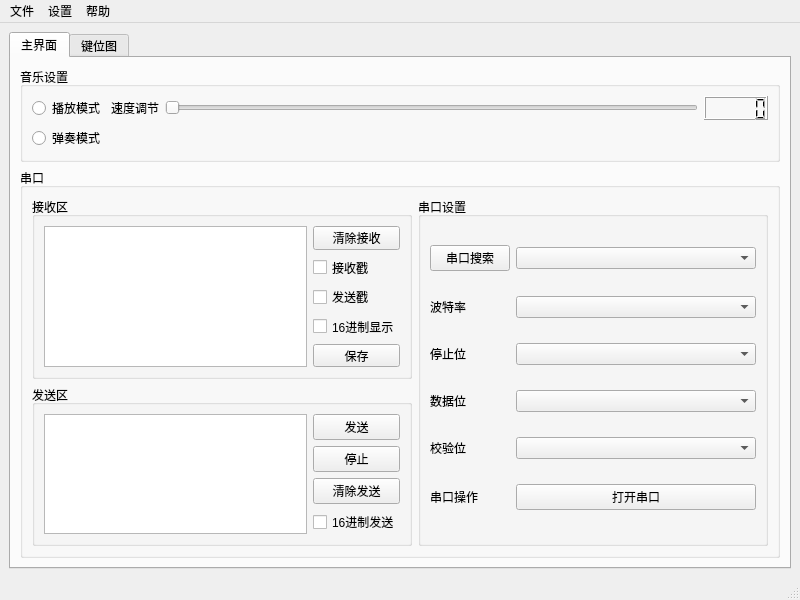
<?xml version="1.0" encoding="UTF-8"?>
<ui version="4.0">
 <class>music</class>
 <widget class="QMainWindow" name="music">
  <property name="geometry">
   <rect>
    <x>0</x>
    <y>0</y>
    <width>800</width>
    <height>600</height>
   </rect>
  </property>
  <property name="minimumSize">
   <size>
    <width>800</width>
    <height>600</height>
   </size>
  </property>
  <property name="windowTitle">
   <string>Music</string>
  </property>
  <widget class="QWidget" name="centralwidget">
   <layout class="QHBoxLayout" name="horizontalLayout_5">
    <item>
     <widget class="QTabWidget" name="tabWidget">
      <property name="styleSheet">
       <string notr="true"/>
      </property>
      <property name="currentIndex">
       <number>0</number>
      </property>
      <widget class="QWidget" name="tab_main">
       <attribute name="title">
        <string>主界面</string>
       </attribute>
       <layout class="QVBoxLayout" name="verticalLayout_4">
        <item>
         <widget class="QGroupBox" name="groupBox_music">
          <property name="title">
           <string>音乐设置</string>
          </property>
          <layout class="QGridLayout" name="gridLayout_2">
           <item row="0" column="0">
            <widget class="QRadioButton" name="radioButton_notes">
             <property name="text">
              <string>播放模式</string>
             </property>
            </widget>
           </item>
           <item row="0" column="1">
            <layout class="QHBoxLayout" name="horizontalLayout_3">
             <item>
              <widget class="QLabel" name="label_speed">
               <property name="text">
                <string>速度调节</string>
               </property>
              </widget>
             </item>
             <item>
              <widget class="QSlider" name="horizontalSlider_speed">
               <property name="orientation">
                <enum>Qt::Horizontal</enum>
               </property>
              </widget>
             </item>
             <item>
              <widget class="QLCDNumber" name="lcdNumber_speed"/>
             </item>
            </layout>
           </item>
           <item row="1" column="0">
            <widget class="QRadioButton" name="radioButton_piano">
             <property name="text">
              <string>弹奏模式</string>
             </property>
            </widget>
           </item>
           <item row="1" column="1">
            <widget class="QLabel" name="label_2">
             <property name="text">
              <string/>
             </property>
            </widget>
           </item>
          </layout>
         </widget>
        </item>
        <item>
         <widget class="QGroupBox" name="groupBox_serial">
          <property name="sizePolicy">
           <sizepolicy hsizetype="Expanding" vsizetype="Expanding">
            <horstretch>0</horstretch>
            <verstretch>0</verstretch>
           </sizepolicy>
          </property>
          <property name="title">
           <string>串口</string>
          </property>
          <layout class="QHBoxLayout" name="horizontalLayout_4">
           <item>
            <layout class="QVBoxLayout" name="verticalLayout_3">
             <item>
              <widget class="QGroupBox" name="groupBox_receive">
               <property name="title">
                <string>接收区</string>
               </property>
               <layout class="QHBoxLayout" name="horizontalLayout_2">
                <item>
                 <widget class="QTextEdit" name="textEdit_receive">
                  <property name="sizePolicy">
                   <sizepolicy hsizetype="Expanding" vsizetype="Expanding">
                    <horstretch>0</horstretch>
                    <verstretch>0</verstretch>
                   </sizepolicy>
                  </property>
                 </widget>
                </item>
                <item>
                 <layout class="QVBoxLayout" name="verticalLayout">
                  <item>
                   <widget class="QPushButton" name="pushButton_receive_clear">
                    <property name="text">
                     <string>清除接收</string>
                    </property>
                   </widget>
                  </item>
                  <item>
                   <widget class="QCheckBox" name="checkBox_time_r">
                    <property name="text">
                     <string>接收戳</string>
                    </property>
                   </widget>
                  </item>
                  <item>
                   <widget class="QCheckBox" name="checkBox_time_s">
                    <property name="text">
                     <string>发送戳</string>
                    </property>
                   </widget>
                  </item>
                  <item>
                   <widget class="QCheckBox" name="checkBox_receive16">
                    <property name="text">
                     <string>16进制显示</string>
                    </property>
                   </widget>
                  </item>
                  <item>
                   <widget class="QPushButton" name="pushButton_save">
                    <property name="text">
                     <string>保存</string>
                    </property>
                   </widget>
                  </item>
                 </layout>
                </item>
               </layout>
              </widget>
             </item>
             <item>
              <widget class="QGroupBox" name="groupBox_6">
               <property name="title">
                <string>发送区</string>
               </property>
               <layout class="QHBoxLayout" name="horizontalLayout">
                <item>
                 <widget class="QTextEdit" name="textEdit_send">
                  <property name="sizePolicy">
                   <sizepolicy hsizetype="Expanding" vsizetype="Expanding">
                    <horstretch>0</horstretch>
                    <verstretch>0</verstretch>
                   </sizepolicy>
                  </property>
                 </widget>
                </item>
                <item>
                 <layout class="QVBoxLayout" name="verticalLayout_2">
                  <item>
                   <widget class="QPushButton" name="pushButton_send">
                    <property name="text">
                     <string>发送</string>
                    </property>
                   </widget>
                  </item>
                  <item>
                   <widget class="QPushButton" name="pushButton_stop">
                    <property name="text">
                     <string>停止</string>
                    </property>
                   </widget>
                  </item>
                  <item>
                   <widget class="QPushButton" name="pushButton_send_clear">
                    <property name="text">
                     <string>清除发送</string>
                    </property>
                   </widget>
                  </item>
                  <item>
                   <widget class="QCheckBox" name="checkBox_send16">
                    <property name="text">
                     <string>16进制发送</string>
                    </property>
                   </widget>
                  </item>
                 </layout>
                </item>
               </layout>
              </widget>
             </item>
            </layout>
           </item>
           <item>
            <widget class="QGroupBox" name="groupBox_port_setting">
             <property name="sizePolicy">
              <sizepolicy hsizetype="Maximum" vsizetype="Preferred">
               <horstretch>0</horstretch>
               <verstretch>0</verstretch>
              </sizepolicy>
             </property>
             <property name="minimumSize">
              <size>
               <width>350</width>
               <height>0</height>
              </size>
             </property>
             <property name="title">
              <string>串口设置</string>
             </property>
             <layout class="QGridLayout" name="gridLayout">
              <item row="1" column="0">
               <widget class="QLabel" name="label_baud_rate">
                <property name="text">
                 <string>波特率</string>
                </property>
               </widget>
              </item>
              <item row="1" column="1" colspan="2">
               <widget class="QComboBox" name="comboBox_baud_rate"/>
              </item>
              <item row="2" column="0">
               <widget class="QLabel" name="label_stop_bit">
                <property name="text">
                 <string>停止位</string>
                </property>
               </widget>
              </item>
              <item row="2" column="1" colspan="2">
               <widget class="QComboBox" name="comboBox_stop_bit"/>
              </item>
              <item row="3" column="0">
               <widget class="QLabel" name="label_data_bit">
                <property name="text">
                 <string>数据位</string>
                </property>
               </widget>
              </item>
              <item row="3" column="1" colspan="2">
               <widget class="QComboBox" name="comboBox_data_bit"/>
              </item>
              <item row="4" column="0">
               <widget class="QLabel" name="label_check_bit">
                <property name="text">
                 <string>校验位</string>
                </property>
               </widget>
              </item>
              <item row="4" column="1" colspan="2">
               <widget class="QComboBox" name="comboBox_check_bit"/>
              </item>
              <item row="5" column="0">
               <widget class="QLabel" name="label_operation">
                <property name="text">
                 <string>串口操作</string>
                </property>
               </widget>
              </item>
              <item row="5" column="1" colspan="2">
               <widget class="QPushButton" name="pushButton_on_off">
                <property name="text">
                 <string>打开串口</string>
                </property>
               </widget>
              </item>
              <item row="0" column="0">
               <widget class="QPushButton" name="pushButton_search_port">
                <property name="sizePolicy">
                 <sizepolicy hsizetype="Maximum" vsizetype="Fixed">
                  <horstretch>0</horstretch>
                  <verstretch>0</verstretch>
                 </sizepolicy>
                </property>
                <property name="text">
                 <string>串口搜索</string>
                </property>
               </widget>
              </item>
              <item row="0" column="1" colspan="2">
               <widget class="QComboBox" name="comboBox_serial_port"/>
              </item>
             </layout>
            </widget>
           </item>
          </layout>
         </widget>
        </item>
       </layout>
      </widget>
      <widget class="QWidget" name="tab_keymap">
       <attribute name="title">
        <string>键位图</string>
       </attribute>
       <layout class="QHBoxLayout" name="horizontalLayout_6">
        <item>
         <widget class="QLabel" name="label_keymap">
          <property name="sizePolicy">
           <sizepolicy hsizetype="Expanding" vsizetype="Expanding">
            <horstretch>0</horstretch>
            <verstretch>0</verstretch>
           </sizepolicy>
          </property>
          <property name="styleSheet">
           <string notr="true">border-image: url(:/pic/images/key.jpg);</string>
          </property>
          <property name="text">
           <string/>
          </property>
         </widget>
        </item>
       </layout>
      </widget>
     </widget>
    </item>
   </layout>
  </widget>
  <widget class="QMenuBar" name="menubar">
   <property name="geometry">
    <rect>
     <x>0</x>
     <y>0</y>
     <width>800</width>
     <height>26</height>
    </rect>
   </property>
   <widget class="QMenu" name="menu_file">
    <property name="title">
     <string>文件</string>
    </property>
    <addaction name="action_exit"/>
   </widget>
   <widget class="QMenu" name="menu_help">
    <property name="title">
     <string>帮助</string>
    </property>
    <addaction name="action_about"/>
   </widget>
   <widget class="QMenu" name="menu_setup">
    <property name="title">
     <string>设置</string>
    </property>
    <addaction name="action_font_r"/>
    <addaction name="action_font_s"/>
   </widget>
   <addaction name="menu_file"/>
   <addaction name="menu_setup"/>
   <addaction name="menu_help"/>
  </widget>
  <widget class="QStatusBar" name="statusbar"/>
  <action name="action_about">
   <property name="text">
    <string>关于</string>
   </property>
  </action>
  <action name="action_exit">
   <property name="text">
    <string>退出</string>
   </property>
  </action>
  <action name="action_font_r">
   <property name="text">
    <string>接收区字体设置</string>
   </property>
  </action>
  <action name="action_font_s">
   <property name="text">
    <string>发送区字体设置</string>
   </property>
  </action>
 </widget>
 <tabstops>
  <tabstop>radioButton_notes</tabstop>
  <tabstop>horizontalSlider_speed</tabstop>
  <tabstop>radioButton_piano</tabstop>
  <tabstop>pushButton_search_port</tabstop>
  <tabstop>comboBox_serial_port</tabstop>
  <tabstop>comboBox_baud_rate</tabstop>
  <tabstop>comboBox_stop_bit</tabstop>
  <tabstop>comboBox_data_bit</tabstop>
  <tabstop>comboBox_check_bit</tabstop>
  <tabstop>pushButton_on_off</tabstop>
  <tabstop>textEdit_send</tabstop>
  <tabstop>pushButton_send</tabstop>
  <tabstop>pushButton_stop</tabstop>
  <tabstop>pushButton_send_clear</tabstop>
  <tabstop>checkBox_send16</tabstop>
  <tabstop>textEdit_receive</tabstop>
  <tabstop>pushButton_receive_clear</tabstop>
  <tabstop>checkBox_time_r</tabstop>
  <tabstop>checkBox_time_s</tabstop>
  <tabstop>checkBox_receive16</tabstop>
  <tabstop>pushButton_save</tabstop>
  <tabstop>tabWidget</tabstop>
 </tabstops>
 <resources>
  <include location="resources.qrc"/>
 </resources>
 <connections/>
</ui>
